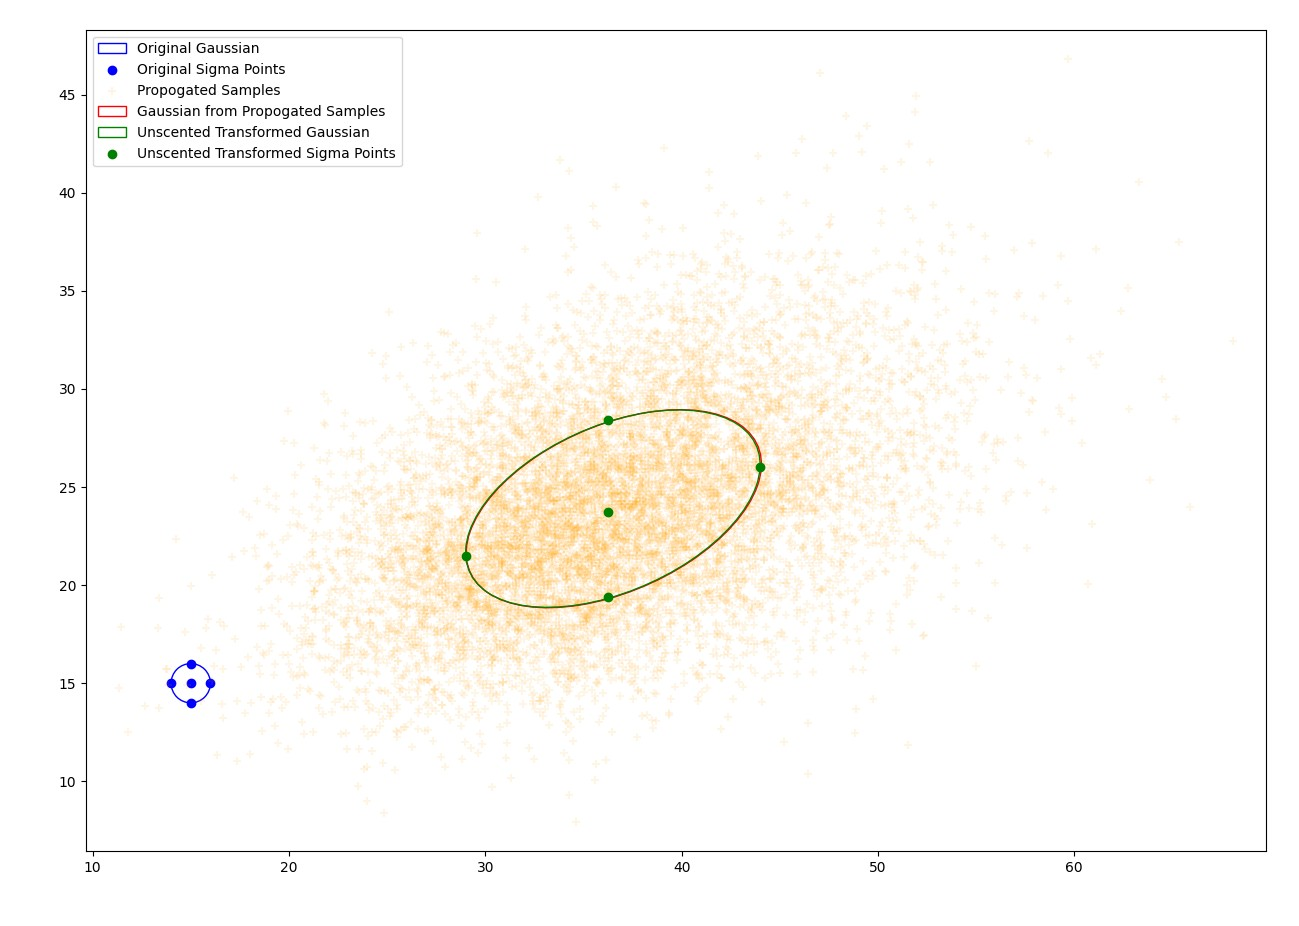

This figure's Python source:
from typing import Callable, List

import numpy as np
import matplotlib.pyplot as plt
from matplotlib.patches import Ellipse
import matplotlib.transforms as transforms


class Distribution:
    """
    Represents a generic probability distribution.
    """
    def dimension(self):
        raise NotImplementedError

    def mean(self):
        raise NotImplementedError
    
    def covariance(self):
        raise NotImplementedError
    
    def compute_sigma_points(self):
        raise NotImplementedError
    
    def sample(self):
        raise NotImplementedError
    
    def from_samples(self, samples: List[np.ndarray]):
        raise NotImplementedError

    def __repr__(self):
        raise NotImplementedError
    

class Gaussian(Distribution):
    """
    Represents a Gaussian distribution.
    """
    def __init__(self, mean, covariance, rng=None):
        self._mean = mean
        self._covariance = covariance
        self._rng = np.random.default_rng(rng)

    @property
    def rng(self):
        return self._rng

    def mean(self) -> np.ndarray:
        """
        Return the mean of the Gaussian distribution.
        """
        return self._mean
    
    def covariance(self) -> np.ndarray:
        """
        Return the covariance of the Gaussian distribution.
        """
        return self._covariance
    
    def dimension(self) -> int:
        """
        Return the dimension of the Gaussian distribution.
        """
        return len(self.mean())

    def sqrt_covariance(self) -> np.ndarray:
        """
        Return the square root of the covariance matrix.
        """
        return np.linalg.cholesky(self.covariance())
    
    def compute_sigma_points(self) -> List[np.ndarray]:
        """
        Compute the sigma points for the Gaussian distribution.
        """
        mean = self.mean()
        sqrt_covariance = self.sqrt_covariance()
        n = self.dimension()
        kappa = n - 3
        factor = np.sqrt(n + kappa)
        sigma_points = [mean]
        for i in range(n): # 2n + 1 sigma points
            sigma_points.append(mean + factor*sqrt_covariance[:, i])
            sigma_points.append(mean - factor*sqrt_covariance[:, i])
        assert len(sigma_points) == 2*n + 1
        return sigma_points
    
    def compute_weights(self) -> List[float]:
        """
        Compute the weights for the sigma points.
        """
        n = self.dimension()
        kappa = n - 3
        weights = [kappa / (n + kappa)]
        for _ in range(2*n):
            weights.append(1.0 / (2.0*(n + kappa)))
        assert len(weights) == 2*n + 1
        return weights

    def from_sigma_points(self, sigma_points: List[np.ndarray], weights: List[float]):
        """
        Create a Gaussian distribution from the given sigma points.
        Equations coming from https://arxiv.org/pdf/2104.01958
        """
        new_mean = np.zeros(self.dimension())
        for i in range(len(sigma_points)):
            new_mean += weights[i] * sigma_points[i]
        new_covariance = np.zeros((self.dimension(), self.dimension()))
        for i in range(len(sigma_points)):
            diff = sigma_points[i] - new_mean
            new_covariance += weights[i] * np.outer(diff, diff)
        return Gaussian(new_mean, new_covariance, self.rng)

    def sample(self) -> np.ndarray:
        """
        Sample from the Gaussian distribution.
        """
        return self.rng.multivariate_normal(self.mean(), self.covariance())
    
    def from_samples(self, samples: List[np.ndarray]):
        """
        Create a Gaussian distribution from the given samples.
        """
        sample_array = np.array(samples, dtype=np.float64)
        new_mean = np.mean(sample_array, axis=0)
        new_covariance = np.cov(sample_array, rowvar=False)
        return Gaussian(new_mean, new_covariance, self.rng)

    def __repr__(self):
        return f'Gaussian(mean={self.mean()}, covariance={self.covariance()})'
    

def unscented_transform(
    distribution: Distribution,
    non_linear_function: Callable,
) -> Distribution:
    """
    Propagate the distribution through the non-linear function using the unscented transform.
    """
    sigma_points = distribution.compute_sigma_points()
    transformed_sigma_points = [non_linear_function(sp) for sp in sigma_points]
    weights = distribution.compute_weights()
    return distribution.from_sigma_points(transformed_sigma_points, weights)


def propagate_samples(
    distribution: Distribution,
    non_linear_function: Callable,
    num_samples: int,
) -> Distribution:
    """
    Sample a distribution and propagate the samples through the non-linear function.
    Reestimate the distribution from the transformed samples.
    """
    samples = [distribution.sample() for _ in range(num_samples)]
    transformed_samples = [non_linear_function(sample) for sample in samples]
    return distribution.from_samples(transformed_samples)


def plot_ellipse(mean: np.ndarray, cov: np.ndarray, ax, n_std=1, **kwargs):
    """
    Plot an ellipse representing the Gaussian distribution.
    """
    pearson = cov[0, 1]/np.sqrt(cov[0, 0] * cov[1,1])
    ell_radius_x = np.sqrt(1 + pearson)
    ell_radius_y = np.sqrt(1 - pearson)
    ellipse = Ellipse((0,0), width=ell_radius_x * 2, height=ell_radius_y * 2, **kwargs)

    # calculating the stdandarddeviation of x from  the squareroot of the variance
    # np.sqrt(cov[0, 0])
    scale_x = np.sqrt(cov[0, 0]) * n_std
    mean_x = mean[0]
    
    # calculating the stdandarddeviation of y from  the squareroot of the variance
    # np.sqrt(cov[1, 1])
    scale_y = np.sqrt(cov[1, 1]) * n_std
    mean_y = mean[1]
    
    transf = transforms.Affine2D() \
        .rotate_deg(45) \
        .scale(scale_x, scale_y) \
        .translate(mean_x, mean_y)
        
    ellipse.set_transform(transf + ax.transData)
    ax.add_patch(ellipse)
        
    return pearson


def analyse_unscented_transform():
    """
    Analyse the unscented transform by transforming a Gaussian distribution through a non-linear function.
    Compares the transformed distribution with the distribution obtained by sampling and transforming the samples.
    """
    mean = np.array([15.0, 15.0])
    covariance = np.array([[1.0, 0.0], [0.0, 1.0]])
    gaussian = Gaussian(mean, covariance)

    def non_linear_function(x):
        return np.array([0.25*x[0]**2 -20.0, 0.01*(x[0] * x[1]**2) - 10.0])

    transformed_gaussian = unscented_transform(gaussian, non_linear_function)
    print(transformed_gaussian)

    num_samples = 10_000
    sampled_gaussian = propagate_samples(gaussian, non_linear_function, num_samples)
    print(sampled_gaussian)
    
    plt.figure()
    sigma_points = gaussian.compute_sigma_points()
    transformed_sigma_points = [non_linear_function(sp) for sp in sigma_points]
    plot_ellipse(gaussian.mean(), gaussian.covariance(), plt.gca(), n_std=1, facecolor='none', edgecolor='blue')
    plt.scatter([x[0] for x in sigma_points], [x[1] for x in sigma_points], color='blue')

    # Draw an oval for the sampled Gaussian
    ax = plt.gca()
    transformed_samples = [non_linear_function(gaussian.sample()) for _ in range(num_samples)]
    plt.scatter([x[0] for x in transformed_samples], [x[1] for x in transformed_samples], color='orange', marker='+', alpha=0.1)
    plot_ellipse(sampled_gaussian.mean(), sampled_gaussian.covariance(), ax, n_std=1, facecolor='none', edgecolor='red')
    plot_ellipse(transformed_gaussian.mean(), transformed_gaussian.covariance(), ax, n_std=1, facecolor='none', edgecolor='green')
    plt.scatter([x[0] for x in transformed_sigma_points], [x[1] for x in transformed_sigma_points], color='green')
    plt.gca().axis('equal')
    plt.legend(['Original Gaussian', 'Original Sigma Points', 'Propogated Samples', 'Gaussian from Propogated Samples', 'Unscented Transformed Gaussian', 'Unscented Transformed Sigma Points'])
    plt.tight_layout()
    plt.show()


def test_unscented_transform_linear_func():
    """
    Test the unscented transform with a linear function.
    """
    mean = np.array([1.0, 2.0])
    covariance = np.array([[1.0, 0.0], [0.0, 1.0]])
    gaussian = Gaussian(mean, covariance)

    def linear_function(x):
        return np.array([2.0*x[0], 3.0*x[1]])
    
    jacobian = np.array([[2.0, 0.0], [0.0, 3.0]])

    transformed_gaussian = unscented_transform(gaussian, linear_function)
    expected_mean = linear_function(mean)
    expected_covariance = jacobian @ covariance @ jacobian.T
    assert np.allclose(transformed_gaussian.mean(), expected_mean)
    assert np.allclose(transformed_gaussian.covariance(), expected_covariance)


if __name__ == '__main__':
    test_unscented_transform_linear_func()
    analyse_unscented_transform()
